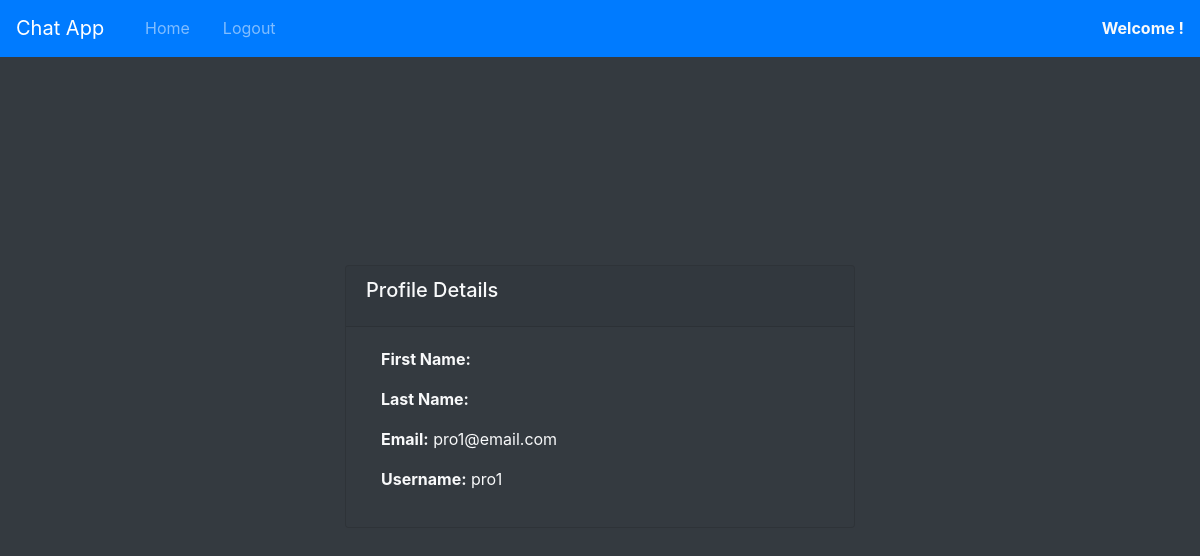
Before: /chat/profile/ (signed in) with the older database file.
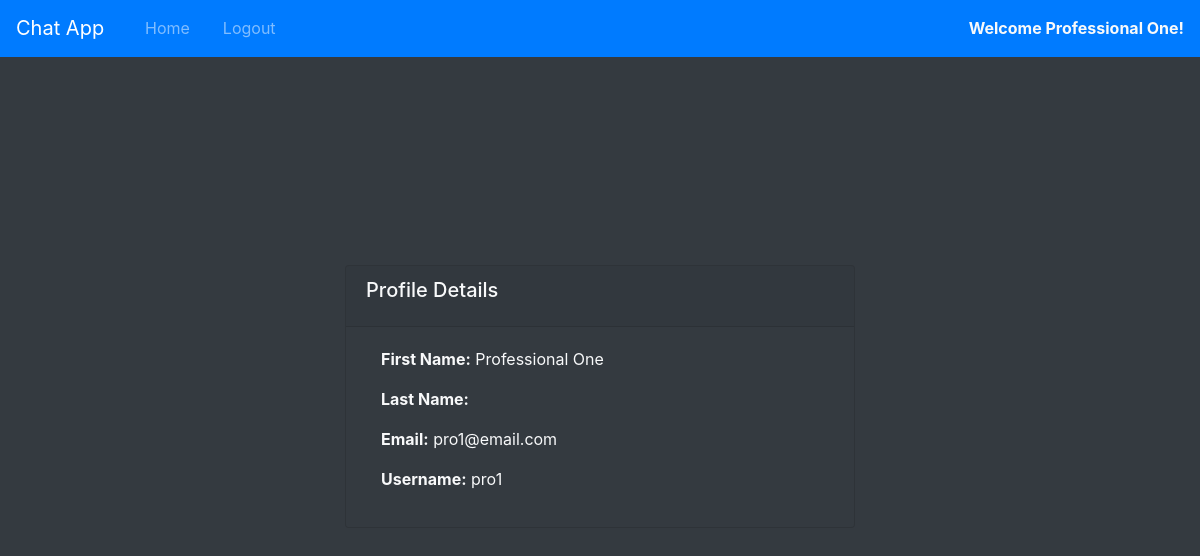
After: the same page with the newer database file.
### service_provider/models.py (models this page shows)
class User(AbstractUser):
    is_client = models.BooleanField(default=False)
    is_professional = models.BooleanField(default=False)
    is_service_provider_admin = models.BooleanField(default=False)
    is_labworker = models.BooleanField(default=False)
    is_pharmacist = models.BooleanField(default=False)
    login_status = models.BooleanField(default=False)
    address = models.CharField(max_length=200, null=True, blank=True)

### ChatApp/views.py (the view)
# urls.py: path('profile/', views.profile, name='chat-profile'),
@csrf_exempt
@login_required
def profile(request):
    context = {
        "page":"profile",
    }
    return render(request,"chat/profile.html",context)

### templates/chat/profile.html
{% extends 'chat/base.html' %} {% load static %} {% block header %} {% endblock %} {% block content %}
<div class="container h-100 d-flex flex-column align-items-center justify-content-center">
    <div class="col-md-6">
        <div class="card bg-dark">
            <div class="card-header">
                <h5 class="card-title">Profile Details</h5>
            </div>
            <div class="card-body">
                <div class="container-fluid">
                    <p><b>First Name:</b> {{user.first_name}}</p>
                    <p><b>Last Name:</b> {{user.lastn_ame}}</p>
                    <p><b>Email:</b> {{user.email}}</p>
                    <p><b>Username:</b> {{user.username}}</p>
                </div>
            </div>
        </div>
    </div>
</div>
{% endblock %}

### templates/chat/base.html (shortened to what this page needs)
<!DOCTYPE html>
<html lang="en">
{% load static %}
<head>
    <link rel="stylesheet" href="{% static 'css/bootstrap.min.css' %}">
    <link rel="stylesheet" href="{% static 'fontawesome-free/css/all.min.css' %}">
    <link rel="stylesheet" href="{% static 'css/custom.css' %}">
</head>
<body class='bg-dark text-light'>
    <nav class="navbar navbar-expand-lg navbar-dark bg-primary w-100 border-bottom border-primary mb-2" id="top-nav">
        <a class="navbar-brand" href="{% url 'chat-home' %}">Chat App</a>
        <div class="collapse navbar-collapse" id="nav-menu">
            <ul class="navbar-nav mr-auto">
                <li class="nav-item {% if page == 'home' %} active {% endif %}">
                    <a class="nav-link" href="{% url 'chat-home' %}"><i class="fa fa-home"></i> Home</a>
                </li>
                <li class="nav-item">
                    <a class="nav-link" href="{% url 'chat-logout' %}"><i class="fa fa-sign-out-alt"></i> Logout</a>
                </li>
            </ul>
            {% if user.is_authenticated %}
            <span><a class="text-light"  href="{% url 'chat-profile' %}"><i class="fa fa-user"></i> <b>Welcome {{user.first_name}}!</b></a></span> {% endif %}
        </div>
    </nav>
    <div class="container h-100">
        {% block content %}{% endblock content %}
    </div>
</body>
</html>

Changed rows visible on the page:
changed User "pro1@email.com": first_name (not shown) → "Professional One"
